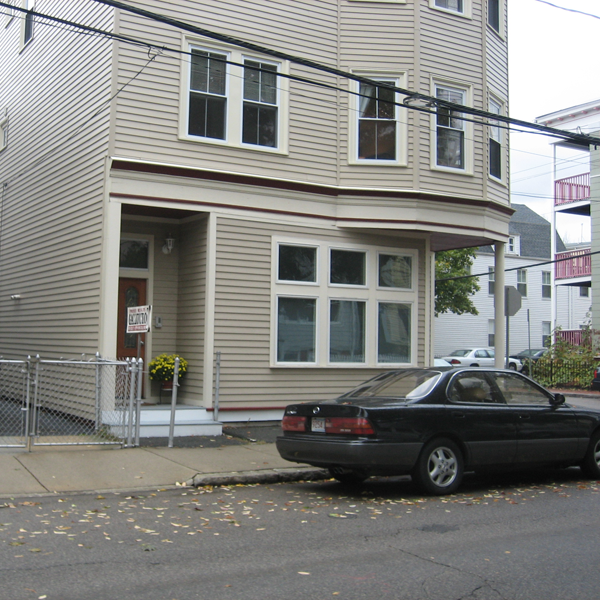
#> input picture Computer vision/TP1/images/boston.png, 600 x 600 px
$ jupyter execute filtering.ipynb
#> lines starting #> are read from the running program, lines starting #| are printed output that depends on the picture; after the words box and inside, x2 and y2 are one past the last pixel; in counts of white or black regions, pixels touching at a corner belong together
# Part 1 : Sampling and filtering

In this part of the lab work, we are going to look at the frequency content of images, and certain filtering operations which which we can carry out.

__Note__ : in this part of the TP, we will avoid using plt.imshow(). Indeed, if you use imshow to display an image, it will change the resolution of this image. Since we are going to be looking at aliasing effects (which is induced precisely by changing resolution), it is better to write the output to an image file and view it in a separate program.

First, let us load the necessary packages

[cell 1]
from matplotlib import pyplot as plt
import numpy as np
import imageio
from skimage import color
from scipy import ndimage, signal
import skimage

is_colab= False

The last package will help us to carry out the convolution operation. Let's define two functions to read and write and image :

[cell 2]
def read_image(file_name):
#> called with file_name = 'images/boston.png'
    img_color = imageio.imread(file_name)
#> img_color is the input picture: shape (600, 600, 3); mean R, G, B 132.2, 132.4, 129.1
    img_gray = color.rgb2gray(img_color)
    return img_gray,img_color

def write_image(img_in,file_name_out):
    imageio.imwrite(file_name_out, np.uint8(255.0*img_in))

[cell 3]
file_dir = 'images/'
file_name = 'boston'
file_ext = '.png'

if (is_colab == True):
  !wget "https://perso.telecom-paristech.fr/anewson/doc/images/boston.png"
  img_gray,_ = read_image(file_name+file_ext)
else:
  img_gray,_ = read_image(file_dir+file_name+file_ext)
img_gray.shape
#> Out = (600, 600)

## Frequency content

Firstly, we are going to inspect the frequency content of the image. Write a function to display the magnitude of the spectrum of the image. For this, you can use the following functions

- ``np.fft.fft2``
- ``np.fft.fftshift``

The first calculates the 2D Fast Fourier Transform of the image. The second centres the spectrum, such that the 0 frequency is centred in the image. Otherwise the 0 point is set at the top left, which is not very conveniant for visualisation.

A final note. It is often the case that the 0 frequency is of much larger amplitude than the other frequencies. Therefore, we often visualise log(1+spectrum_magnitude) rather than spectrum_magnitude itself.

Write this function ``display_spectrum`` now.

[cell 4]
def display_spectrum(img):
    #INSERT CODE HERE
    fourier =  np.fft.fftshift(np.fft.fft2(img))

    plt.imshow(np.log(1 + abs(fourier)), cmap='gray')

[cell 5]
display_spectrum(img_gray)
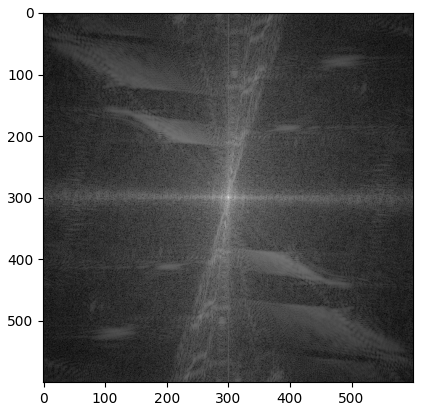
#> figure drawn by matplotlib, 1 panel

__Question__ 1.1 : What do you observe in the frequency domain ? What is your interpretation of this image ?

__Answer__ : Observations:

- Just as most images, the low frequency has a strong intensity, meaning that much information is contained in low frequency.

- Also, there are white vertical and horizontal lines. They corresponds to those evident edges in the image, for example, the outside of building and the electric cable.

## Subsampling and aliasing

We are now going to carry out a ''direct'' subsampling (also known as a ''nearest neighbours'' subsampling of a factor $\delta$, that is to say we simply take one out of every two pixels. Fill in the following function to do this :

[cell 6]
def nn_subsampling(img_in,delta):
    #INSERT CODE HERE
#> called with delta = 2
    return (img_in[::delta, ::delta])

We write the subsampled image, with subsampling step $\delta = 2$

[cell 7]
delta = 2
image_small = nn_subsampling(img_gray,delta)
write_image(image_small, file_name+'_subsampled.png')

__Question__ 1.2 What do you notice about the image ? Where is the aliasing taking place ? Why is it taking place in these specific regions ?

__Answer__ : Therefore, the subsampled image is less distinct than original (there are 4 times less pixels in small image). There are aliasing artefacts. They are obvious especially on the outside of the building. These are regions where the frequency is high (higher than 1/4 in this case).

We have seen two different methods of filtering an image before subsampling to remove high frequencies :

- Ideal low-pass filter
- Gaussian filter

We recall that the convolution operation, which defines a filter, can be carried out either in the time domain or the frequency domain.

Write a function which filters an input image via the frequency domain, with the input filter $f_{hat}$ defined in the frequency domain. The output ``img_out`` should be in the spatial domain. You can use the ``np.fft.ifft2`` function to carry out the inverse Fourier transform. Make sure to take the __real__ part of the output image (``np.real``).

[cell 8]
def filter_image(img,f_hat):

    #INSERT CODE HERE
    img_out = np.real(np.fft.ifft2(np.fft.fft2(img)*f_hat))
    return(img_out)

Now, create a function ``ideal_low_pass_filter`` which returns an ideal low-pass filter $\hat{h}$ in the frequency domain. Note : by definition the 0 frequency is at the top left point of the image. To convert it to this format, you can use the ``np.fft.ifftshift`` function (which inverses the fftshift). In the ''centred'' representation of the frequency, for an image of even size $n=2a$, the 0 frequency position is located at position $a$ (where 0 is the first position).

Hint : the distance transform ``scipy.ndimage.morphology.distance_transform_edt`` can be useful here.

[cell 9]
def ideal_low_pass_filter(img_shape, nu_0):

    #INSERT CODE HERE
    m, n = img_shape
    H = np.ones(img_shape)
    H[int(np.floor(m/2)), int(np.floor(n/2))] = 0
    H = ndimage.distance_transform_edt(H)
    f_hat = H < nu_0
    f_hat = np.fft.ifftshift(f_hat)
    return(f_hat)

__Question 1.3__ Given that in an image with sampling rate 1 (the pixel size) the frequencies in the original image of size $n \times n$ go from $-\frac{1}{2}$ to $\frac{1}{2}$, at positions $-\frac{n}{2}$ to $\frac{n}{2}$ in a ''centred'' representation of the spectrum.  For a subsampling of $\delta=2$, where should the cutoff frequency $\nu_0$ be set for correct subsampling ?

__Answer__ : According to Shannon sampling theorem, the cutoff frequency should be set in the region from $-\frac{n}{4}$ to $\frac{n}{4}$.

Create f_hat, the ideal low-pass filter in the frequency domain, and display it.

[cell 10]
img_shape = img_gray.shape
#> img_shape = (600, 600)
print(img_shape)
#| (600, 600)
#INSERT CODE HERE
nu_0 = img_shape[0] / 4
#> nu_0 = 150
f_hat = ideal_low_pass_filter(img_shape,nu_0)
plt.imshow(f_hat,cmap='gray')

[cell 11]
img_filtered = filter_image(img_gray,f_hat)
img_filtered = nn_subsampling(img_filtered, 2)
write_image(img_filtered,file_name+'_filtered_ideal_low_pass.png')
#> call 2 of write_image, with file_name_out = 'boston_filtered_ideal_low_pass.png'
#> in write_image (call 2), `imageio.imwrite(file_name_out, np.uint8(255.0*img_in))`:
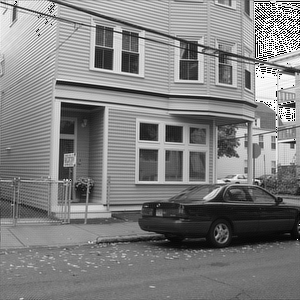
#> saved as boston_filtered_ideal_low_pass.png: shape (300, 300); min 0, max 255, mean 128.3

Carry out the filtering, and subsample the image again, and imwrite the result.

You should observe that the range of the image is not respected. Make sure to rescale the output image to the range $0, \dots, 1$ before writing it.

__Question 1.4__ Why do you think this happens ?

__Answer__ : The inverse fourier transform of ideal low pass filter is a `sinc` function in time-domain. As we know, doing element-wise multiplication in frequency domain is equivalent to performing convolutions in time domain. Consequently, applying a ideal low pass filter is in fact equivalent to do convolution between image and `sinc` function. The convolution result is not garanteed to be in range of [0,1].

[cell 12]
img_filtered = filter_image(img_gray,f_hat)

#INSERT CODE HERE
img_filtered = (img_filtered - img_filtered.min()) / (img_filtered.max() - img_filtered.min()) # normalize image
#INSERT CODE HERE
img_filtered = nn_subsampling(img_filtered, 2)

write_image(img_filtered,file_name+'_filtered_ideal_low_pass.png')

__Question 1.5__ Is the aliasing reduced ? What effect do you notice in the output ? What is this called ?

__Answer__ : The aliasing is reduced. But on the floor and windows, there are bands near edges. It is called `ringing artefacts`.

Now, we are going to carry out the filtering with a Gaussian filter. Create a function ``gaussian_filter`` which returns a 2D Gaussian filter, defined as :

$g_\sigma(x,y) = \frac{1}{2 \pi \sigma^2} \exp{ \left( - \frac{x^2+y^2}{2\sigma^2} \right)}$

To create a grid of pixel positions, you can use the ``np.meshgrid`` function.

You must again make sure to carry out an ``ifftshift`` to make sure the filter is in the correct format. Be careful to put the middle of the Gaussian at the centre position ($a$).

[cell 13]
def gaussian_filter(img_shape, sigma):
    #INSERT CODE HERE
    m, n = img_shape
    x = range(m)
    y = range(n)
    xv,yv = np.meshgrid(x,y, sparse=True)
    a = int(np.floor(m/2)), int(np.floor(n/2))
    g = np.exp(-((xv-a[0])**2+(yv-a[1])**2) / (2*sigma**2)) / (2*np.pi*sigma**2)
    g = np.fft.ifftshift(g)
    return g

Now, create a Gaussian filter in the frequency domain to attenuate the frequencies higher than the previous cutoff frequency you used above, $\nu_0$. To do this, we recall that 95.45 percent of the energy of a Gaussian function is contained within $\pm 2\sigma$. Fix $\sigma$ accordingly. Display the filter.

[cell 14]
#INSERT CODE HERE
sigma = img_gray.shape[0] / 8
#> sigma = 75
g_hat = gaussian_filter(img_gray.shape,sigma)
plt.imshow(g_hat,cmap='gray')
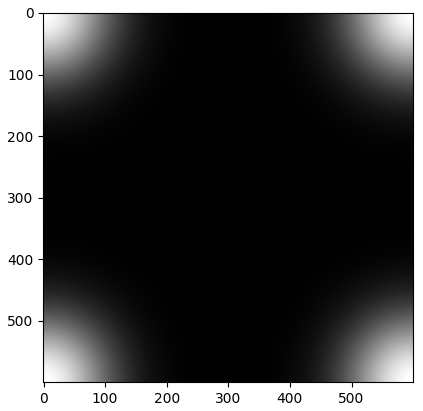
#> figure drawn by matplotlib, 1 panel

Now, carry out the filtering with the Gaussian filter in the frequency domain. Remember to rescale the output image.

[cell 15]
#INSERT CODE HERE
img_filtered = filter_image(img_gray,g_hat)
img_filtered = (img_filtered - img_filtered.min()) / (img_filtered.max() - img_filtered.min()) # normalize image
img_filtered = nn_subsampling(img_filtered, 2)
#> call 4 of nn_subsampling, with delta = 2
#> in nn_subsampling (call 4), `return (img_in[::delta, ::delta])`:
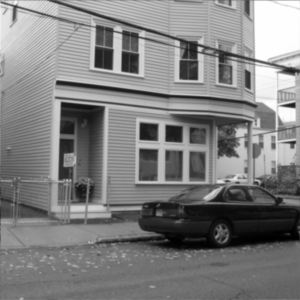
#> returned value: shape (300, 300) float64; min 0, max 1, mean 0.501

write_image(img_filtered,file_name+'_filtered_gaussian.png')

__Question 1.6__ Do you still observe the problem observed in the case of the ideal low-pass filter ? Why ?

__Answer__ : No, the ringing artifacts has been reduced. The gaussian filter would not totally remove the high frequency, unlike the ideal low-pass filter. The latter is in fact a gate function, whose inverse fourier transform is `sinc`, with tails. That's why there are ringing artifacts in case of ideal low-pass filter.

__Question 1.7__ We have had to rescale the output image again. This time, why was this the case ? Hint : think about a Gaussian filter in the spatial domain with a very large $\sigma$.

__Answer__ : The inverse fourier transform of gaussian filter is a gaussian density. Imagine we perform a convolution between image and gaussian density (whose integral on $R^2$ is 1): the sum of gaussian density evaluated on discrete points is strictly less than 1. Consequently, the maximum of convolution result is smaller than the maximum of original image, which equals to 1.

## Standard filters

In this section, we are going to look at some common filters, and see their effects on images. From this point on in the TP, we are going to be working in the spatial domain, and are no longer concentrated on aliasing. Therefore, we can use the plt.imshow function (you may notice some aliasing, but we ignore it here). We define a display function now.

[cell 16]
def display_image(img_in):
    plt.imshow(img_in,cmap='gray')

[cell 17]
file_dir = 'images/'
file_name = 'palma'
file_ext = '.png'

if (is_colab == True):
  !wget "https://perso.telecom-paristech.fr/anewson/doc/images/palma.png"
  img_gray,_ = read_image(file_name+file_ext)
else:
  img_gray,_ = read_image(file_dir+file_name+file_ext)
#> call 2 of read_image, with file_name = 'images/palma.png'
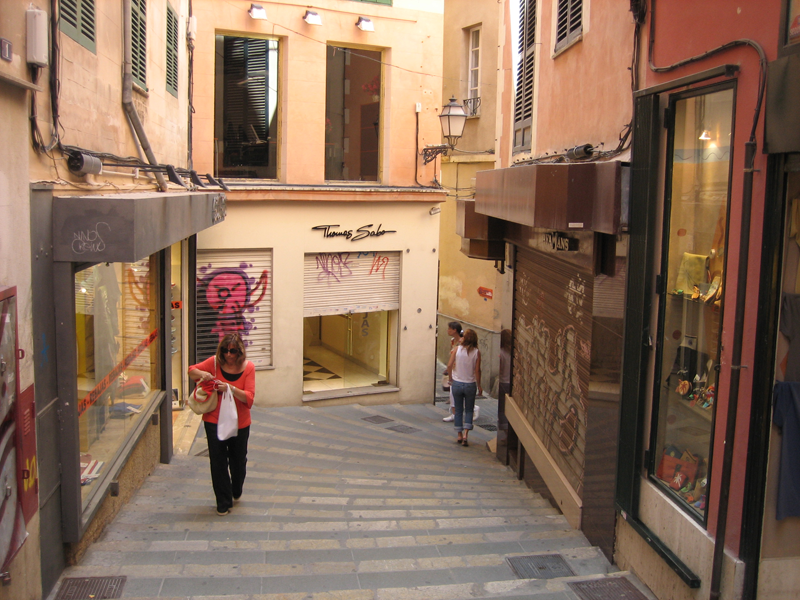
#> input picture Computer vision/TP1/images/palma.png, 800 x 600 px
#> in read_image, img_color is the input picture: shape (600, 800, 3); mean R, G, B 138.6, 110.9, 91.7
#> in read_image (call 2), `img_gray = color.rgb2gray(img_color)`:
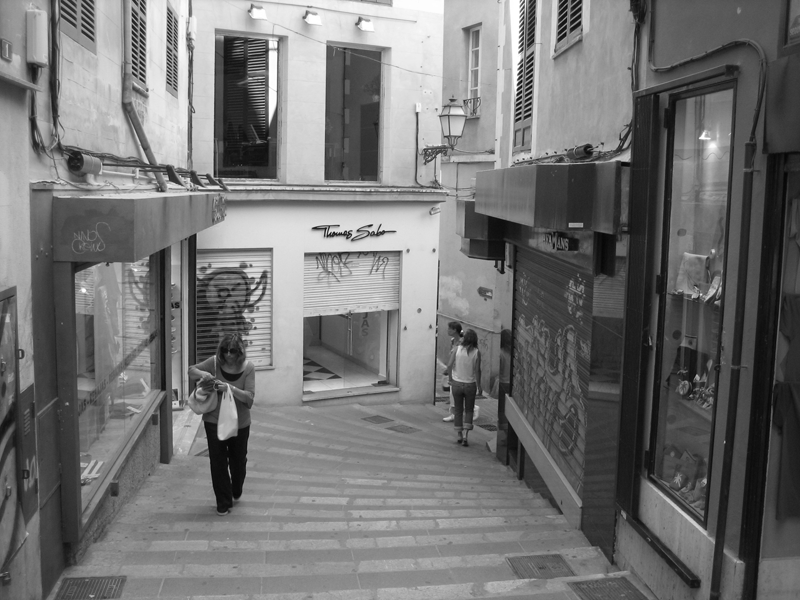
#> img_gray: shape (600, 800) float64; min 0.0229, max 1, mean 0.453
img_gray.shape

display_image(img_gray)

Now, write a function ``filter_image_spatial`` which carries out the 2D convolution between two images in the spatial domain. For this, you can use the ``convolve2d`` from the scipy.signal package. In this convolution, you should use the following parameters :

- mode='same'. This means that the output size of the image will be the same as the input
- boundary='symm'. For values outside the image domain, we take the symmetrical values of the image

Strictly speaking, if we take the Fourier transform of an image, we are using periodic boudary conditions. However, at this point we no longer need the frequency representation of the image, so we can define the conditions as we wish.

[cell 18]
def filter_image_spatial(img,f):
    #INSERT CODE HERE
    img_out = signal.convolve2d(img, f, mode='same', boundary='symm')
#> img_out: shape (600, 800) float64
    return(img_out)

Now, define the filters grad_y and grad_x which give the derivatives of the image in the $y$ and $x$ directions, resepctively (see lesson slides). Note : you must define these filters in the spatial domain, and make sure that they are matrices (otherwise the dimensions will not match with those of the image);

[cell 19]
#INSERT CODE HERE
grad_x = np.array([[-1,1]])
grad_y = np.array([[-1],[1]])

[cell 20]
grad_x

[cell 21]
grad_y

Filter the input image and display the results of these two filterings

[cell 22]
#INSERT CODE HERE
img_grad_x = filter_image_spatial(img_gray, grad_x)
img_grad_y = filter_image_spatial(img_gray, grad_y)
#> in filter_image_spatial (call 2), `img_out = signal.convolve2d(img, f, mode='same', boundary='symm')`:
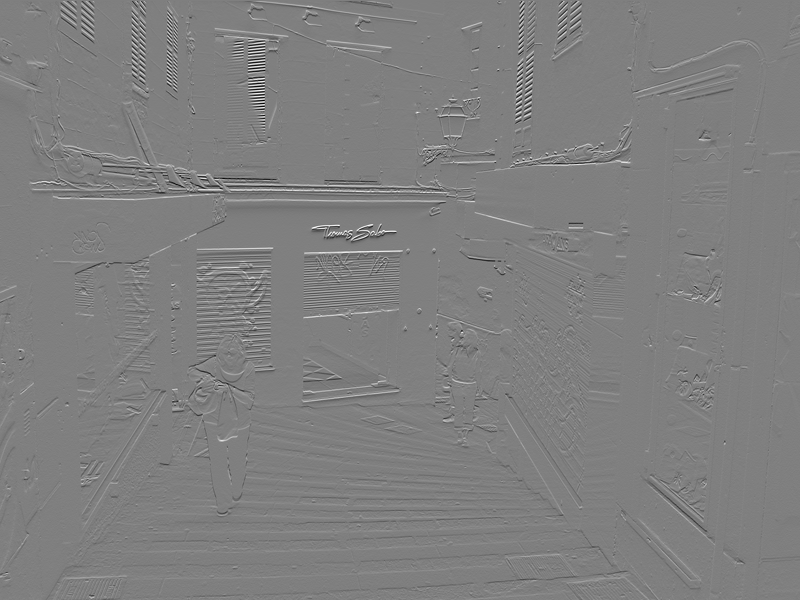
#> img_out: shape (600, 800) float64; min -0.603, max 0.601, mean 0.00025; drawn with min black and max white

display_image(img_grad_x)
plt.figure()
display_image(img_grad_y)

Suppose we wish to create a sketch of our image, with just the outlines of object. Propose a (simple) method to create a binary image where the edges are shown. Implement this in a function called ``sketch_image``, and apply it to the input image. Display it (you can write it as well to view it better).

[cell 23]
def sketch_image(img_in,tau):
    #INSERT CODE HERE
#> called with tau = 0.05
    img_grad_x = filter_image_spatial(img_gray,np.array([[-1,1]]))
    img_grad_y = filter_image_spatial(img_gray,np.array([[-1],[1]]))
    grad_norm_mat = np.sqrt(img_grad_x**2 + img_grad_y**2)
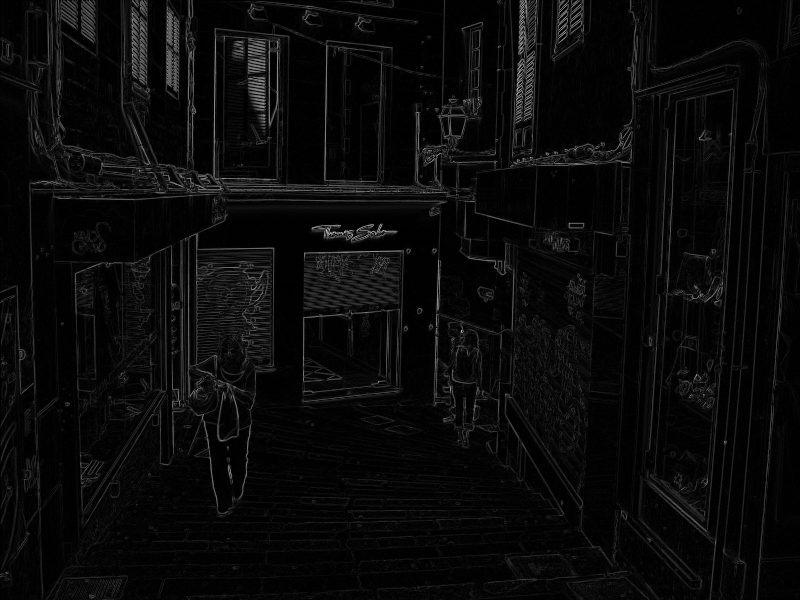
#> grad_norm_mat: shape (600, 800) float64; min 0, max 0.781, mean 0.0412
    # if gradient is greater than a threshold, this is probably an edge.
    img_out = grad_norm_mat > tau
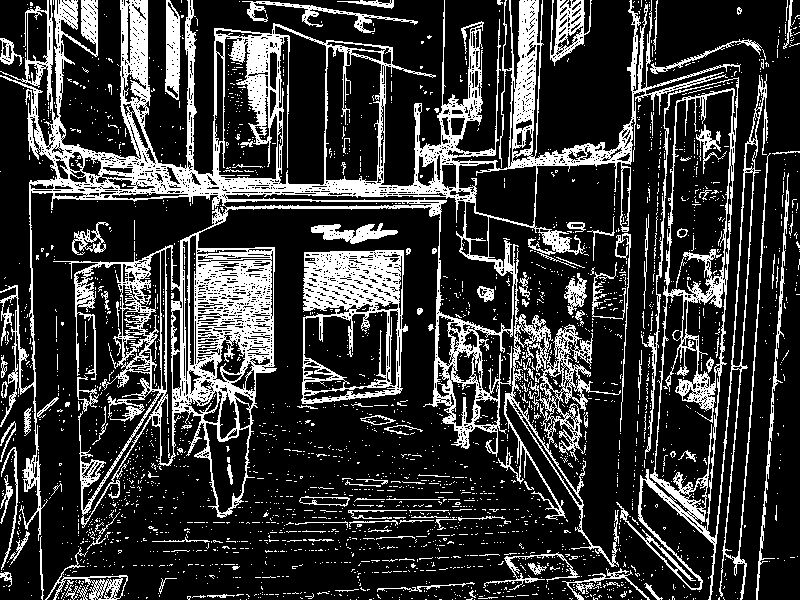
#> img_out: shape (600, 800) bool; 21.9% white; 2600 white regions (2468 under 20 px), largest, box (x1, y1, x2, y2) and area: (0, 0, 741, 567) 63076, (616, 74, 771, 600) 11151, (301, 250, 408, 404) 7165

    return img_out

tau = 0.05
img_sketch = sketch_image(img_gray,tau)
display_image(img_sketch)
write_image(img_sketch, file_name+'_sketch.png')

Depending on the threshold used in your algorithm, the sketch may have a certain thickness. Ideally, we would like to have a sketch of one-pixel thickness. This is something we would like to avoid in the sketch. Propose a solution (using the information in the lesson) to this using morphological operators, and implement it. You can find the necessary function in the following package (do not reimplement this operation, there is alread a function which exists) :

- skimage.morphology

[cell 24]
#INSERT CODE HERE
display_image(skimage.morphology.skeletonize(img_sketch))
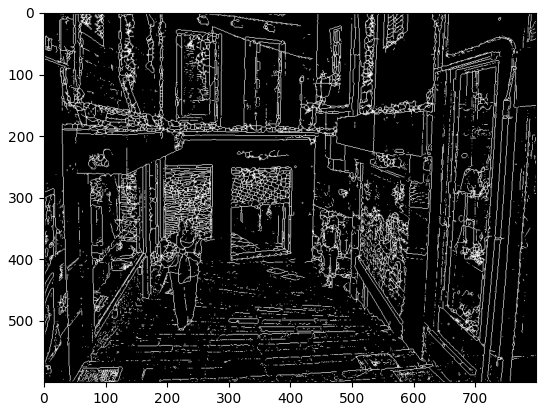
#> figure drawn by matplotlib, 1 panel
